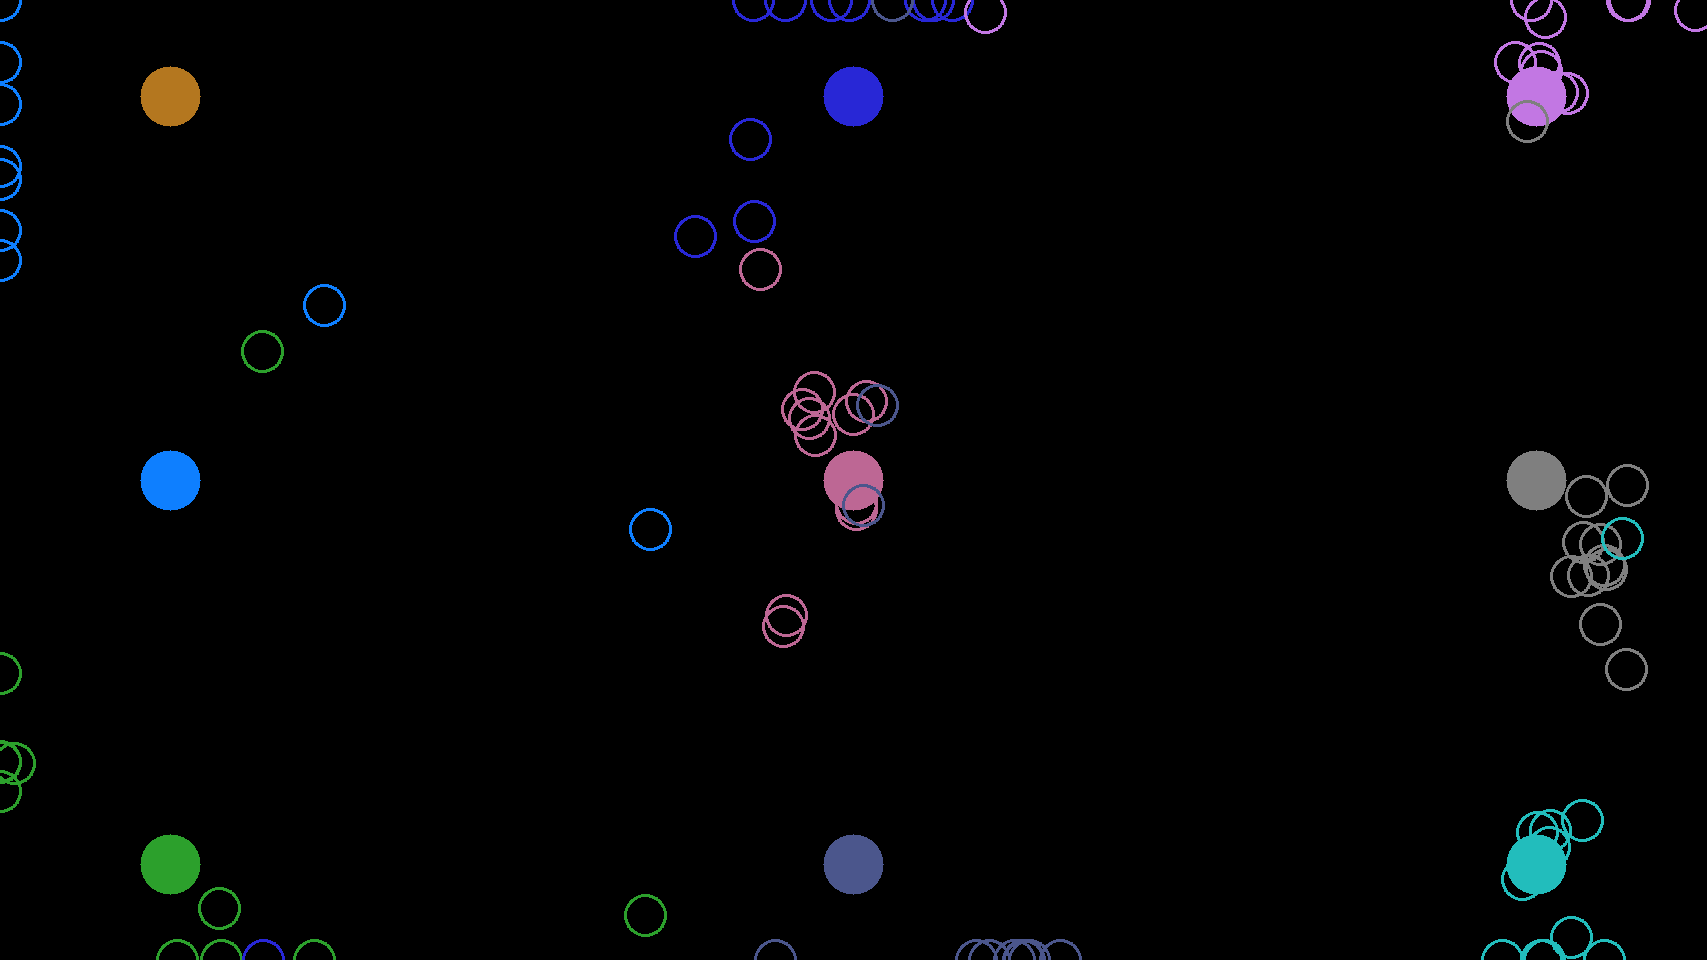

Write Python code to recreate this figure.
import cv2
import numpy as np
import mediapipe as mp
import time
import matplotlib.pyplot as plt

"""
实验代码：检验眼动追踪算法预测的注视点的准确度；
"""
class GazeVisualizer:
    def __init__(self):
        # 获取实际屏幕分辨率（自动适配）
        screen_info = self.get_screen_resolution()
        self.screen_w = screen_info['width']
        self.screen_h = screen_info['height']

        # 初始化MediaPipe面部网格
        self.mp_face_mesh = mp.solutions.face_mesh
        self.face_mesh = self.mp_face_mesh.FaceMesh(
            static_image_mode=False,
            max_num_faces=1,
            refine_landmarks=True,
            min_detection_confidence=0.5,
            min_tracking_confidence=0.5
        )

        # 定义关键点索引（MediaPipe）
        self.LEFT_IRIS = [468]  # 左瞳孔中心
        self.RIGHT_IRIS = [473]  # 右瞳孔中心
        self.LEFT_EYE_INNER = 362  # 左眼内眼角
        self.LEFT_EYE_OUTER = 263  # 左眼外眼角
        self.RIGHT_EYE_INNER = 133  # 右眼内眼角
        self.RIGHT_EYE_OUTER = 33   # 右眼外眼角

        # 窗口系统（保持不变）
        self.camera_window = "Camera Preview"
        self.gaze_window = "Gaze Prediction"
        self.calibration_window = "Calibration Points"

        # 其他参数保持不变
        self.target_points = self.generate_target_points()
        self.target_radius = 30
        self.target_color = (0, 255, 0)
        self.gaze_radius = 20
        self.gaze_color = (0, 0, 255)
        self.kalman = self.init_kalman_filter()
        self.consecutive_failures = 0

        self.calibration_data = {
            'calibrated': False,
            'features': [],
            'screen_points': [],
            'poly_coeffs_x': None,
            'poly_coeffs_y': None
        }

        # 添加实验相关数据结构
        self.experiment_data = {
            'target_points': self.target_points,
            'sampled_gazes': {i: [] for i in range(9)},  # 存储每个目标点的采样注视点
            'errors': []  # 存储每个目标点的平均误差
        }
        self.colors = self.generate_colors(9)  # 为每个目标点生成唯一颜色

    def generate_colors(self, n):
        """生成n个不同的颜色"""
        cmap = plt.get_cmap('tab10')
        return [tuple(int(c * 255) for c in cmap(i)[:3]) for i in range(n)]

    def get_eye_features(self, frame):
        """使用MediaPipe获取眼部特征"""
        h, w = frame.shape[0], frame.shape[1]
        rgb_frame = cv2.cvtColor(frame, cv2.COLOR_BGR2RGB)
        results = self.face_mesh.process(rgb_frame)

        features = None
        if results.multi_face_landmarks:
            face_landmarks = results.multi_face_landmarks[0]  # 取第一张人脸

            # 获取关键点坐标
            def get_coord(index):
                lm = face_landmarks.landmark[index]
                return (lm.x * w, lm.y * h)

            # 瞳孔坐标
            left_pupil = get_coord(self.LEFT_IRIS[0])
            right_pupil = get_coord(self.RIGHT_IRIS[0])

            # 眼角坐标
            left_inner = get_coord(self.LEFT_EYE_INNER)
            left_outer = get_coord(self.LEFT_EYE_OUTER)
            right_inner = get_coord(self.RIGHT_EYE_INNER)
            right_outer = get_coord(self.RIGHT_EYE_OUTER)

            # 计算归一化特征
            eye_width = left_outer[0] - left_inner[0]
            if eye_width == 0:  # 防止除零错误
                return None

            # 左眼归一化
            left_v = (
                (left_pupil[0] - left_inner[0]) / eye_width,
                (left_pupil[1] - left_inner[1]) / eye_width
            )

            # 右眼归一化
            right_v = (
                (right_pupil[0] - right_inner[0]) / eye_width,
                (right_pupil[1] - right_inner[1]) / eye_width
            )

            # 取双眼平均值
            avg_v = (
                (left_v[0] + right_v[0]) / 2,
                (left_v[1] + right_v[1]) / 2
            )

            return avg_v
        return None

    def calibrate(self, webcam):
        """修改后的校准流程"""
        print("请按顺序注视闪烁的黄色目标点")
        cv2.setWindowProperty(self.calibration_window,
                              cv2.WND_PROP_FULLSCREEN,
                              cv2.WINDOW_FULLSCREEN)

        for idx, (scr_x, scr_y) in enumerate(self.target_points):
            # 闪烁阶段（保持原逻辑不变）
            for _ in range(3):
                canvas = self.create_fullscreen_canvas()
                self.draw_calibration_point(canvas, scr_x, scr_y, highlight=True)
                cv2.imshow(self.calibration_window, canvas)
                cv2.waitKey(300)
                canvas = self.create_fullscreen_canvas()
                cv2.imshow(self.calibration_window, canvas)
                cv2.waitKey(300)

            # 保持显示阶段
            canvas = self.create_fullscreen_canvas()
            self.draw_calibration_point(canvas, scr_x, scr_y, highlight=True)
            cv2.imshow(self.calibration_window, canvas)
            cv2.waitKey(500)

            # 数据收集（使用新特征提取方法）
            samples = []
            for _ in range(50):
                _, frame = webcam.read()
                frame = self.apply_clahe(frame)
                avg_v = self.get_eye_features(frame)

                # 显示预览
                cv2.imshow(self.calibration_window, canvas)
                cv2.imshow(self.camera_window, frame)
                cv2.waitKey(10)

                if avg_v:
                    samples.append(avg_v)

            # 过滤和处理样本（保持原逻辑）
            if samples:
                samples = np.array(samples)
                mean = np.mean(samples, axis=0)
                std = np.std(samples, axis=0)
                valid = np.all(np.abs(samples - mean) < 3*std, axis=1)
                filtered_samples = samples[valid]
                if len(filtered_samples) > 10:
                    avg_v = np.mean(filtered_samples, axis=0)
                    self.calibration_data['features'].append(avg_v)
                    self.calibration_data['screen_points'].append([scr_x, scr_y])

            # 清除当前校准点
            canvas = self.create_fullscreen_canvas()
            cv2.imshow(self.calibration_window, canvas)
            cv2.waitKey(300)

        # 关闭校准窗口并拟合（保持原逻辑）
        cv2.destroyWindow(self.calibration_window)
        try:
            X = np.array([[1, vx, vy, vx * vy, vx ** 2, vy ** 2]
                          for vx, vy in self.calibration_data['features']])
            self.calibration_data['poly_coeffs_x'] = np.linalg.lstsq(
                X, [p[0] for p in self.calibration_data['screen_points']], rcond=None)[0]
            self.calibration_data['poly_coeffs_y'] = np.linalg.lstsq(
                X, [p[1] for p in self.calibration_data['screen_points']], rcond=None)[0]
            self.calibration_data['calibrated'] = True
            print("校准成功！误差分析：")
            self.print_calibration_error()
        except:
            print("校准失败：矩阵奇异或数据不足")

    def run_accuracy_experiment(self, webcam):
        """进行准确度实验"""
        print("开始准确度实验...")
        cv2.setWindowProperty(self.gaze_window, cv2.WND_PROP_FULLSCREEN, cv2.WINDOW_FULLSCREEN)

        for idx, (target_x, target_y) in enumerate(self.target_points):
            print(f"实验点 {idx+1}/9: ({target_x}, {target_y})")
            # 显示目标点
            gaze_canvas = self.create_fullscreen_canvas()
            cv2.circle(gaze_canvas, (target_x, target_y), self.target_radius, self.target_color, -1)
            cv2.putText(gaze_canvas, f"Target {idx+1}", (target_x + 50, target_y + 30),
                        cv2.FONT_HERSHEY_SIMPLEX, 0.8, (255, 255, 255), 2)
            cv2.imshow(self.gaze_window, gaze_canvas)
            cv2.waitKey(100)

            # 等待三秒钟让注视点稳定
            time.sleep(3)

            # 采样五秒，每0.5秒采样一次
            start_time = time.time()
            sample_count = 0
            while time.time() - start_time < 5:
                _, frame = webcam.read()
                frame = self.apply_clahe(frame)
                avg_v = self.get_eye_features(frame)
                if avg_v:
                    current_gaze = self.predict_gaze(avg_v[0], avg_v[1])
                    # 实时绘制注视点
                    cv2.circle(gaze_canvas, current_gaze, self.gaze_radius, self.gaze_color, -1)
                    cv2.imshow(self.gaze_window, gaze_canvas)
                    cv2.waitKey(10)

                    # 每0.5秒采样一次
                    if (time.time() - start_time) >= sample_count * 0.5:
                        self.experiment_data['sampled_gazes'][idx].append(current_gaze)
                        sample_count += 1
                else:
                    cv2.imshow(self.gaze_window, gaze_canvas)
                    cv2.waitKey(10)

            # 确保采样10次，如果不足则填充None
            while len(self.experiment_data['sampled_gazes'][idx]) < 10:
                self.experiment_data['sampled_gazes'][idx].append(None)

            # 计算平均误差
            errors = []
            for gaze in self.experiment_data['sampled_gazes'][idx]:
                if gaze:
                    error = np.sqrt((gaze[0] - target_x)**2 + (gaze[1] - target_y)**2)
                    errors.append(error)
            if errors:
                avg_error = np.mean(errors)
                self.experiment_data['errors'].append(avg_error)
                print(f"点 {idx+1} 的平均误差: {avg_error:.1f} 像素")
            else:
                print(f"点 {idx+1} 没有有效采样")
                self.experiment_data['errors'].append(None)

        # 实验结束后绘制结果
        self.plot_experiment_results()

    def plot_experiment_results(self):
        """绘制所有目标点和采样点，并保存图片"""
        canvas = self.create_fullscreen_canvas()
        for idx, (target_x, target_y) in enumerate(self.target_points):
            color = self.colors[idx]
            # 绘制目标点
            cv2.circle(canvas, (target_x, target_y), self.target_radius, color, -1)
            # 绘制采样点
            for gaze in self.experiment_data['sampled_gazes'][idx]:
                if gaze:
                    cv2.circle(canvas, gaze, self.gaze_radius, color, 2)
        # 保存图片
        cv2.imwrite("accuracy_experiment.png", canvas)
        print("实验结果已保存为 accuracy_experiment.png")

    def run(self):
        """修改后的主运行循环"""
        webcam = cv2.VideoCapture(0)
        self.init_windows()
        cv2.imshow(self.gaze_window, self.create_fullscreen_canvas())
        cv2.waitKey(100)

        # 校准阶段
        self.calibrate(webcam)

        # 实验阶段
        if self.calibration_data['calibrated']:
            self.run_accuracy_experiment(webcam)

        # 实时注视点预测（保持原有逻辑）
        while True:
            _, frame = webcam.read()
            frame = self.apply_clahe(frame)
            current_gaze = None

            # 获取特征
            avg_v = self.get_eye_features(frame)
            if avg_v:
                current_gaze = self.predict_gaze(avg_v[0], avg_v[1])
                self.consecutive_failures = 0
            else:
                self.consecutive_failures += 1

            # 显示逻辑（保持原样）
            if self.consecutive_failures > 15:
                gaze_canvas = self.create_fullscreen_canvas()
                cv2.putText(gaze_canvas, "Tracking Lost! Please face the camera",
                           (self.screen_w//4, self.screen_h//2), cv2.FONT_HERSHEY_SIMPLEX,
                           1.5, (255, 255, 255), 3)
            else:
                gaze_canvas = self.create_fullscreen_canvas()
                for x, y in self.target_points:
                    cv2.circle(gaze_canvas, (x, y), self.target_radius,
                               self.target_color, -1)
                    cv2.circle(gaze_canvas, (x, y), self.target_radius + 5,
                               (255, 255, 255), 2)
                if current_gaze:
                    cv2.circle(gaze_canvas, current_gaze, self.gaze_radius,
                               self.gaze_color, -1)
                    cv2.putText(gaze_canvas,
                                f"({current_gaze[0]}, {current_gaze[1]})",
                                (current_gaze[0] + 50, current_gaze[1] + 30),
                                cv2.FONT_HERSHEY_SIMPLEX, 0.8, (255, 255, 255), 2)

            cv2.setWindowProperty(self.gaze_window, cv2.WND_PROP_FULLSCREEN, cv2.WINDOW_FULLSCREEN)
            cv2.imshow(self.gaze_window, gaze_canvas)
            cv2.imshow(self.camera_window, frame)

            if cv2.waitKey(1) == 27:
                break

        webcam.release()
        cv2.destroyAllWindows()

    # 以下保持原有方法完全不变
    def init_kalman_filter(self):
        """初始化卡尔曼滤波器"""
        kalman = cv2.KalmanFilter(4, 2)
        kalman.measurementMatrix = np.array([[1,0,0,0],[0,1,0,0]], np.float32)
        kalman.transitionMatrix = np.array([[1,0,1,0],[0,1,0,1],[0,0,1,0],[0,0,0,1]], np.float32)
        kalman.processNoiseCov = np.eye(4, dtype=np.float32) * 1e-4
        kalman.statePost = np.array([self.screen_w//2, self.screen_h//2, 0, 0], dtype=np.float32)
        return kalman

    def get_screen_resolution(self):
        import tkinter as tk
        root = tk.Tk()
        root.withdraw()
        width = root.winfo_screenwidth()
        height = root.winfo_screenheight()
        root.destroy()
        return {'width': width, 'height': height}

    def init_windows(self):
        cv2.namedWindow(self.camera_window, cv2.WINDOW_NORMAL)
        cv2.setWindowProperty(self.camera_window, cv2.WND_PROP_FULLSCREEN, cv2.WINDOW_FULLSCREEN)
        cv2.moveWindow(self.camera_window, 0, 0)
        cv2.namedWindow(self.gaze_window, cv2.WINDOW_NORMAL)
        cv2.setWindowProperty(self.gaze_window, cv2.WND_PROP_FULLSCREEN, cv2.WINDOW_FULLSCREEN)
        cv2.setWindowProperty(self.gaze_window, cv2.WND_PROP_ASPECT_RATIO, cv2.WINDOW_FREERATIO)
        cv2.namedWindow(self.calibration_window, cv2.WINDOW_NORMAL)
        cv2.setWindowProperty(self.calibration_window, cv2.WND_PROP_FULLSCREEN, cv2.WINDOW_FULLSCREEN)

    def generate_target_points(self):
        points = []
        x_pos = [int(self.screen_w * 0.1), int(self.screen_w * 0.5), int(self.screen_w * 0.9)]
        y_pos = [int(self.screen_h * 0.1), int(self.screen_h * 0.5), int(self.screen_h * 0.9)]
        for x in x_pos:
            for y in y_pos:
                points.append((x, y))
        return points

    def create_fullscreen_canvas(self):
        return np.zeros((self.screen_h, self.screen_w, 3), dtype=np.uint8)

    def draw_calibration_point(self, canvas, x, y, highlight=False):
        color = (0, 255, 255) if highlight else self.target_color
        cv2.circle(canvas, (x, y), self.target_radius + 5, (255, 255, 255), 2)
        cv2.circle(canvas, (x, y), self.target_radius, color, -1)
        return canvas

    def apply_clahe(self, frame):
        lab = cv2.cvtColor(frame, cv2.COLOR_BGR2LAB)
        l, a, b = cv2.split(lab)
        clahe = cv2.createCLAHE(clipLimit=3.0, tileGridSize=(8,8))
        cl = clahe.apply(l)
        limg = cv2.merge((cl, a, b))
        return cv2.cvtColor(limg, cv2.COLOR_LAB2BGR)

    def predict_gaze(self, v_x, v_y):
        if not self.calibration_data['calibrated']:
            return (self.screen_w // 2, self.screen_h // 2)
        try:
            features = [1, v_x, v_y, v_x * v_y, v_x ** 2, v_y ** 2]
            pred_x = np.dot(features, self.calibration_data['poly_coeffs_x'])
            pred_y = np.dot(features, self.calibration_data['poly_coeffs_y'])
            measurement = np.array([[np.float32(pred_x)], [np.float32(pred_y)]])
            self.kalman.correct(measurement)
            predicted = self.kalman.predict()
            return (
                int(np.clip(predicted[0], 0, self.screen_w)),
                int(np.clip(predicted[1], 0, self.screen_h)))
        except:
            return (self.screen_w // 2, self.screen_h // 2)

    def print_calibration_error(self):
        errors = []
        for (vx, vy), (true_x, true_y) in zip(
                self.calibration_data['features'],
                self.calibration_data['screen_points']
        ):
            pred_x = np.dot([1, vx, vy, vx * vy, vx ** 2, vy ** 2],
                            self.calibration_data['poly_coeffs_x'])
            pred_y = np.dot([1, vx, vy, vx * vy, vx ** 2, vy ** 2],
                            self.calibration_data['poly_coeffs_y'])
            error = np.sqrt((pred_x - true_x) ** 2 + (pred_y - true_y) ** 2)
            errors.append(error)
        print(f"平均误差: {np.mean(errors):.1f} 像素")
        print(f"最大误差: {np.max(errors):.1f} 像素")

if __name__ == "__main__":
    visualizer = GazeVisualizer()
    visualizer.run()
